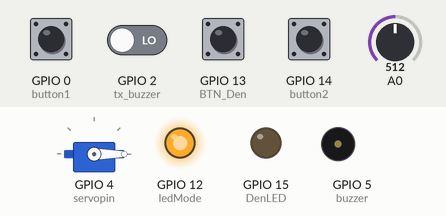
Recording of a sketch running on a simulated ESP8266 (NodeMCU). Shown: servo, output pins drawn as LEDs (lit = HIGH), buzzer (waves = sounding, pin HIGH). Inputs (shaded band) come from the test bench; at power-on: GPIO 0 (button1), GPIO 13 (BTN_Den), GPIO 14 (button2) HIGH, GPIO 2 (tx_buzzer) LOW, A0 = 512. WiFi joins after 1.5 s; servers stay silent unless stated; what the sketch prints to the serial monitor is not drawn.

Above: at 3.1 s.
3.2 s: A0 set to 692
5.1 s: A0 set to 709
At 6.9 s:
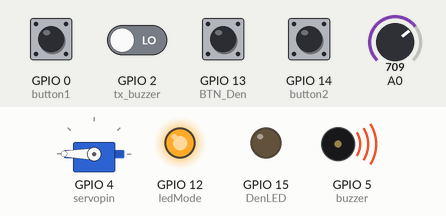
7.4 s: GPIO 0 (button1) pulled LOW for 0.15 s
At 8.4 s:
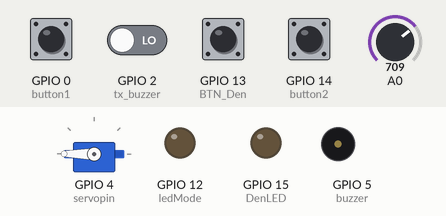
9.4 s: GPIO 13 (BTN_Den) pulled LOW for 0.15 s
At 10.6 s:
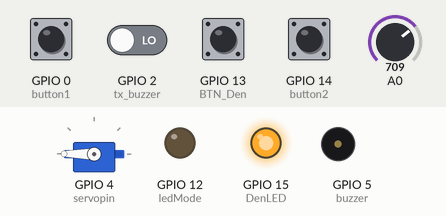
11.0 s: GPIO 14 (button2) pulled LOW for 0.15 s
At 11.8 s:
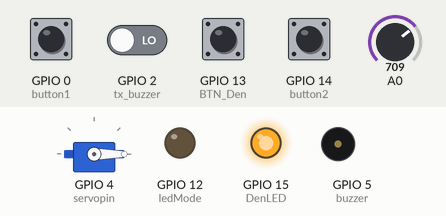
12.6 s: GPIO 0 (button1) pulled LOW for 1 s
At 13.4 s:
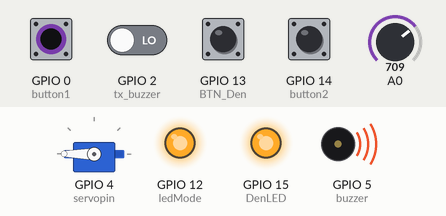
Timing chart, 0 to 15.6 s (numbered marks = the images above; inputs shaded):
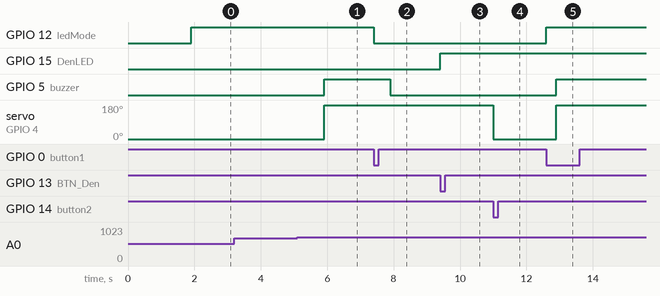

The sketch:

sketch_oct1b.ino
```cpp
#define BLYNK_TEMPLATE_ID "TMPL6ULR9g6b7"
#define BLYNK_TEMPLATE_NAME "LEDKETNOI"
#define BLYNK_AUTH_TOKEN "VucF2htPaXxKs7Gz7oz1BS9QcF7hlldy"

char auth[] = BLYNK_AUTH_TOKEN;
char ssid[] = "BD";        // tên wifi
char pass[] = "123456788";

#define BLYNK_PRINT Serial
#include <ESP8266WiFi.h>
#include <BlynkSimpleEsp8266.h>
#include <Servo.h>
Servo myservo;
BlynkTimer timer;
unsigned long timeDelay = millis();
unsigned long timeDelay1 = millis();
unsigned long timeDelay2 = millis();
unsigned long timeDelay3 = millis();


int timerID1;
int gas_value;
int mucCanhbao=700;
int buzzer=5; //D1
int ledMode = 12; //D6 led hiển thị chế độ hoạt động
int servopin=4; // D2 Kết nối servo
int button1=0; //D3 Bật tắt chế độ cảnh báo
int button2=14; // D5 Điều khiển cửa

int tx_buzzer = 2; // s2
// int stateBuzzerD4 = 0;

int BTN_Den = 13; // d7
int DenLED = 15; // d8
boolean denState = 0;

boolean button1State=HIGH;
boolean button2State=HIGH;
boolean runMode=1;//Bật/tắt chế độ cảnh báo
boolean canhbaoState=0;
boolean cuaState=0;

#define KHIGAS V0
#define RUNMODE V2
#define TRANGTHAICB V4
#define SERVO V1
#define DEN V3

void setup() {
  Serial.begin(115200);
  delay(100);
  Blynk.begin(auth, ssid, pass);
  pinMode(button1,INPUT_PULLUP);
  pinMode(button2,INPUT_PULLUP);

  // pinMode(tx_buzzer, INPUT);
  pinMode(BTN_Den,INPUT_PULLUP);
  pinMode(DenLED, OUTPUT);
  digitalWrite(DenLED ,denState);

  pinMode(buzzer,OUTPUT);
  digitalWrite(buzzer,LOW); //Tắt buzzer
  pinMode(ledMode,OUTPUT);
  digitalWrite(ledMode,HIGH);

  myservo.attach(servopin);
  myservo.write(0);

  attachInterrupt(button2, ISR, FALLING);
  attachInterrupt(BTN_Den, ISR1, FALLING);
  attachInterrupt(button1, ISR2, FALLING);
  // attachInterrupt(tx_buzzer, ISR3, RISING);
  timerID1 = timer.setInterval(1000L,handleTimerID1);
}

void loop() {
  Blynk.run();
  timer.run();

  // if(digitalRead(button2)==LOW){
  //   if(button2State==HIGH){
  //     button2State=LOW;
  //     controlDoor();
  //     Blynk.virtualWrite(SERVO, cuaState);
  //     delay(200);
  //   }
  // }else{
  //   button2State=HIGH;
  // }

}

void handleTimerID1(){
  Serial.print(digitalRead(tx_buzzer) == LOW);
  gas_value = analogRead(A0);
  Serial.println(gas_value);
  Blynk.virtualWrite(KHIGAS, gas_value);

  if(runMode==1){
    if((gas_value>mucCanhbao) || (digitalRead(tx_buzzer) == HIGH)){
      if(canhbaoState==0){
        canhbaoState=1;
        Blynk.logEvent("canhbao", String("Cảnh báo! Khí gas=" + String(gas_value)+" vượt quá mức cho phép!"));
        digitalWrite(buzzer, HIGH);
        Blynk.virtualWrite(TRANGTHAICB, HIGH);
        Serial.println("Đã bật cảnh báo!");
      }
      myservo.write(199);
      cuaState=1;
      Blynk.virtualWrite(SERVO,cuaState);
    } else if (gas_value < mucCanhbao && (digitalRead(tx_buzzer) == LOW)) {
      canhbaoState = 0;
      digitalWrite(buzzer,LOW);
      Blynk.virtualWrite(TRANGTHAICB,LOW);
      Serial.println("Đã tắt cảnh báo!");
    }
  }else{
    digitalWrite(buzzer,LOW);
    Blynk.virtualWrite(TRANGTHAICB,LOW);
    Serial.println("Đã tắt cảnh báo!");
    canhbaoState=0;
  }
}

// void handleTimerID2() {
//   digitalWrite(buzzer, LOW);
// }

// BLYNK_CONNECTED() {
//   Blynk.syncVirtual(RUNMODE,SERVO);
// }

// BLYNK_WRITE(MUCCANHBAO) {
//   mucCanhbao = param.asInt();
//   Serial.println("Mức cảnh báo: " + String(mucCanhbao));
// }

BLYNK_WRITE(RUNMODE) {
  runMode = param.asInt();
  digitalWrite(ledMode,runMode);
}

BLYNK_WRITE(SERVO){
  cuaState = !param.asInt();
  controlDoor();
}

BLYNK_WRITE(DEN){
  denState = param.asInt();
  digitalWrite(DenLED, denState);
}

void controlDoor(){
  if(cuaState==1){
    Serial.println("mo cua");
    // for (int pos = 0; pos <= 180; pos += 5){
    //   myservo.write(pos);
    //   delay(0);
    // }
     myservo.write(0);
     cuaState=0;
  }else{
    Serial.println("dong cua");
    // for (int pos = 180; pos >= 0; pos -= 5) {
    //   myservo.write(pos);
    //   delay(0);
    // }
    myservo.write(199);
    cuaState=1;
  }
}

ICACHE_RAM_ATTR void ISR() {
  if(millis() - timeDelay > 200) {
    if(cuaState == 0) {
      myservo.write(199);
      cuaState = 1;
    } else {
      myservo.write(0);
      cuaState = 0;
    }
    Blynk.virtualWrite(SERVO, cuaState);
    timeDelay = millis();
  }
}

ICACHE_RAM_ATTR void ISR1() {
  if(millis() - timeDelay1 > 200) {
    if(denState == 0) {
      digitalWrite(DenLED ,HIGH);
      denState = 1;
    } else {
       digitalWrite(DenLED ,LOW);
      denState = 0;
    }
    Blynk.virtualWrite(DEN, denState);
    Serial.println("btn_den");
    timeDelay1 = millis();
  }
}

ICACHE_RAM_ATTR void ISR2() {
  if(millis() - timeDelay2 > 200) {
    if(runMode==1){
      runMode=0;
      digitalWrite(ledMode, runMode);
    } else {
      runMode=1;
      digitalWrite(ledMode, runMode);
    }
    Blynk.virtualWrite(RUNMODE,runMode);
    Serial.println("btb canh bao");
    timeDelay2 = millis();
  }
}

// ICACHE_RAM_ATTR void ISR3() {
//   if(millis() - timeDelay3 > 200) {

//       digitalWrite(buzzer, stateBuzzerD4);
//       timer.setTimeout(3000L,handleTimerID2);

//     Serial.println("Co lua");
//     timeDelay3 = millis();
//   }
// }
```

Measured:
- the behaviour switches between 700 and 701 on A0 (found by bisection; images 0 and 1)
- after the input at 3.2 s, every drawn part: stays the same
- after the input at 5.1 s, GPIO 5 (buzzer): LOW → HIGH after 0.80 s; servo on GPIO 4 (servopin): 0° → 180° after 0.81 s
- after the input at 7.4 s, GPIO 12 (ledMode): HIGH → LOW at once; GPIO 5 (buzzer): HIGH → LOW after 0.50 s
- after the input at 9.4 s, GPIO 15 (DenLED): LOW → HIGH at once
- after the input at 11.0 s, servo on GPIO 4 (servopin): 180° → 0° at once
- after the input at 12.6 s, GPIO 12 (ledMode): LOW → HIGH at once; GPIO 5 (buzzer): LOW → HIGH after 0.30 s; servo on GPIO 4 (servopin): 0° → 180° after 0.30 s
